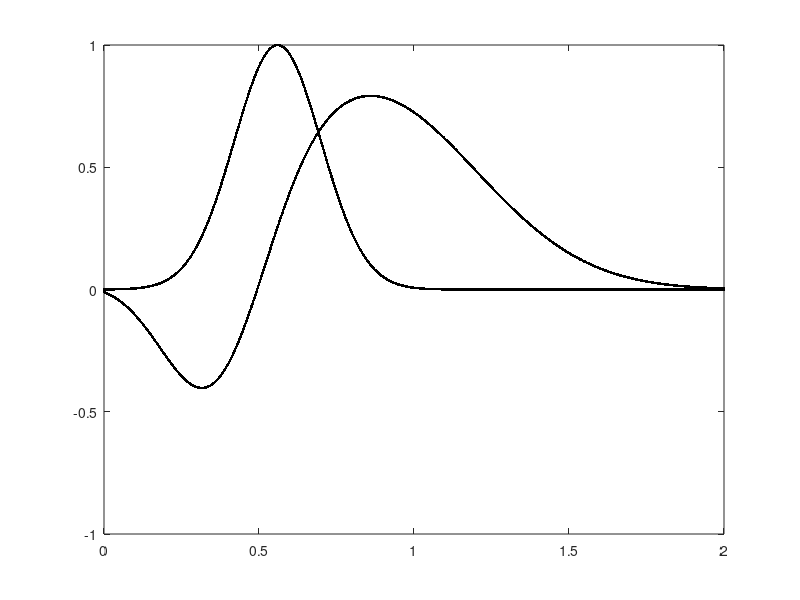

This chart was generated by the following MATLAB code:
% function [ft_mono, ft_bi]=temporal_new

    clear;
    clc;
% % % 	//Biphasic filter
% % 	 s1=0.5;
% %      s2=0.8;
% %      
% % 	 mu_bi1=0.25; %this is the parameter that has to be fixed 
% % 	 sigma_bi1= mu_bi1/3;
% % 
% % 	 
% % 	 mu_bi2 = 2 * mu_bi1;
% % 	 sigma_bi2 = mu_bi2/2;
% % 
% % % 	//Monophasic filter
% % 	
% % 	 mu_mono = (1/5) * (1 + mu_bi1 * sqrt(36 + log(s1/s2)) ) ;
% % 	 sigma_mono = mu_mono / 3;

% //Biphasic filter
	 s1=0.705;
     s2=0.8;
     
     step = 2;
     
	 mu_bi1= step * 0.18; %this is the parameter that has to be fixed 
	 sigma_bi1= step * 0.082;

	 
	 mu_bi2 = step * 0.42;
	 sigma_bi2 = step * 0.18;

% 	//Monophasic filter
	
	 mu_mono = step * 0.28;
	 sigma_mono = step * 0.07;


index = 1;

for time = 0:0.001:2;
    
    
    D_mono = (time - mu_mono)^2 / (2 * sigma_mono * sigma_mono);
    ft_mono(index)=exp(-D_mono);


    D1_bi= (time-mu_bi1)^2   /   (2 * sigma_bi1 * sigma_bi1);
    D2_bi= (time-mu_bi2)^2   /   (2 * sigma_bi2 * sigma_bi2);
    ft_bi(index)=(- s1 * exp(-D1_bi)) + (s2 * exp(-D2_bi) );
    
    index = index+1;

end

x=0:0.001:2;
figure(1);
% subplot(2,1,1)
plot(x,ft_mono,'.k');
% clf;
hold on;
plot(x,ft_bi,'.k');
% title('Monophasic');


% subplot(2,1,2)
% plot(x,ft_bi)
% title('Biphasic')
% end
